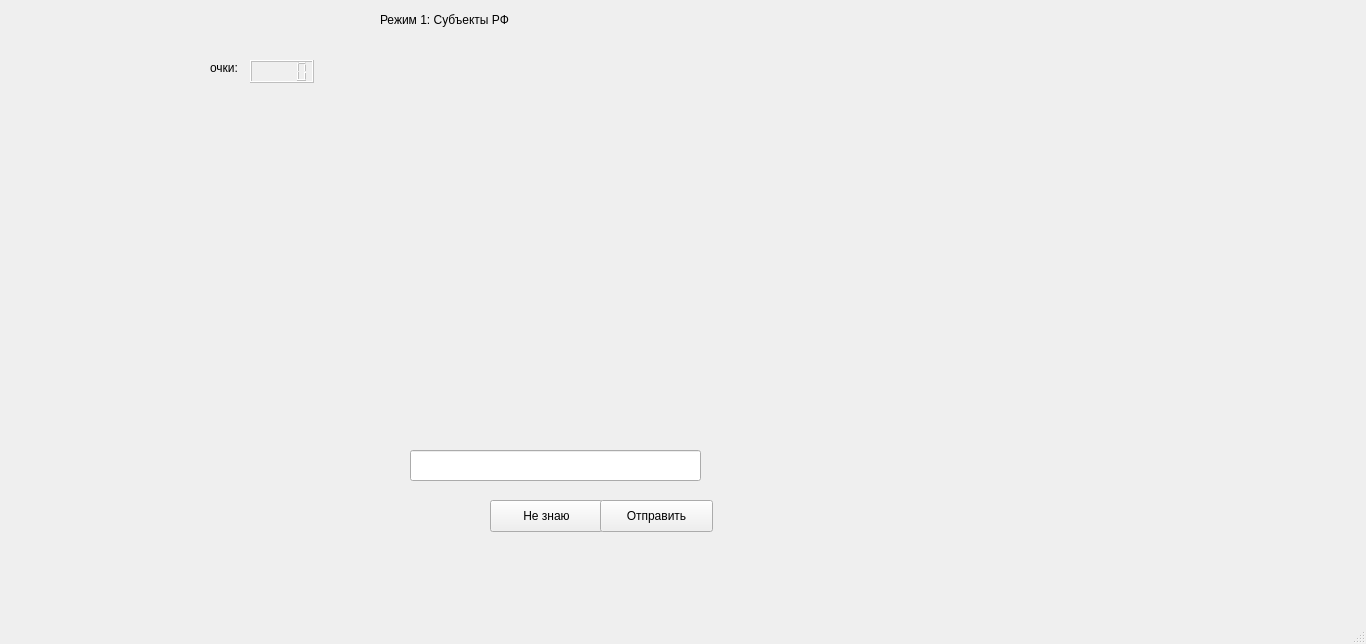
<?xml version="1.0" encoding="UTF-8"?>
<ui version="4.0">
 <class>MainWindow</class>
 <widget class="QMainWindow" name="MainWindow">
  <property name="geometry">
   <rect>
    <x>0</x>
    <y>0</y>
    <width>1366</width>
    <height>644</height>
   </rect>
  </property>
  <property name="windowTitle">
   <string>MainWindow</string>
  </property>
  <property name="animated">
   <bool>true</bool>
  </property>
  <widget class="QWidget" name="centralwidget">
   <layout class="QHBoxLayout" name="horizontalLayout">
    <property name="leftMargin">
     <number>0</number>
    </property>
    <property name="topMargin">
     <number>0</number>
    </property>
    <property name="rightMargin">
     <number>0</number>
    </property>
    <property name="bottomMargin">
     <number>0</number>
    </property>
    <item>
     <widget class="QStackedWidget" name="stackedWidget">
      <property name="currentIndex">
       <number>1</number>
      </property>
      <widget class="QWidget" name="page">
       <widget class="QLabel" name="mode_choice">
        <property name="geometry">
         <rect>
          <x>340</x>
          <y>150</y>
          <width>151</width>
          <height>31</height>
         </rect>
        </property>
        <property name="text">
         <string>Что будем отгадывать?</string>
        </property>
       </widget>
       <widget class="QWidget" name="verticalLayoutWidget">
        <property name="geometry">
         <rect>
          <x>330</x>
          <y>200</y>
          <width>160</width>
          <height>80</height>
         </rect>
        </property>
        <layout class="QVBoxLayout" name="verticalLayout">
         <item>
          <widget class="QRadioButton" name="russian_subjects">
           <property name="text">
            <string>Субъекты РФ</string>
           </property>
          </widget>
         </item>
         <item>
          <widget class="QRadioButton" name="europe_countries">
           <property name="text">
            <string>Страны Европы</string>
           </property>
          </widget>
         </item>
        </layout>
       </widget>
       <widget class="QPushButton" name="send_mode_choice">
        <property name="geometry">
         <rect>
          <x>390</x>
          <y>300</y>
          <width>113</width>
          <height>32</height>
         </rect>
        </property>
        <property name="text">
         <string>Отправить</string>
        </property>
       </widget>
      </widget>
      <widget class="QWidget" name="page_2">
       <widget class="QLabel" name="score">
        <property name="geometry">
         <rect>
          <x>210</x>
          <y>60</y>
          <width>59</width>
          <height>16</height>
         </rect>
        </property>
        <property name="text">
         <string>очки:</string>
        </property>
       </widget>
       <widget class="QPushButton" name="idk_1">
        <property name="geometry">
         <rect>
          <x>490</x>
          <y>500</y>
          <width>113</width>
          <height>32</height>
         </rect>
        </property>
        <property name="text">
         <string>Не знаю</string>
        </property>
       </widget>
       <widget class="QLineEdit" name="answer_1">
        <property name="enabled">
         <bool>true</bool>
        </property>
        <property name="geometry">
         <rect>
          <x>410</x>
          <y>450</y>
          <width>291</width>
          <height>31</height>
         </rect>
        </property>
       </widget>
       <widget class="QPushButton" name="send_rus">
        <property name="geometry">
         <rect>
          <x>600</x>
          <y>500</y>
          <width>113</width>
          <height>32</height>
         </rect>
        </property>
        <property name="text">
         <string>Отправить</string>
        </property>
       </widget>
       <widget class="QLCDNumber" name="score_lcd">
        <property name="enabled">
         <bool>false</bool>
        </property>
        <property name="geometry">
         <rect>
          <x>250</x>
          <y>60</y>
          <width>64</width>
          <height>23</height>
         </rect>
        </property>
       </widget>
       <widget class="QLabel" name="image">
        <property name="geometry">
         <rect>
          <x>260</x>
          <y>50</y>
          <width>541</width>
          <height>331</height>
         </rect>
        </property>
        <property name="text">
         <string/>
        </property>
       </widget>
       <widget class="QLabel" name="show_mode_rus">
        <property name="geometry">
         <rect>
          <x>380</x>
          <y>10</y>
          <width>191</width>
          <height>20</height>
         </rect>
        </property>
        <property name="text">
         <string>Режим 1: Субъекты РФ</string>
        </property>
       </widget>
       <widget class="QLabel" name="wrong_answer">
        <property name="geometry">
         <rect>
          <x>420</x>
          <y>540</y>
          <width>271</width>
          <height>20</height>
         </rect>
        </property>
        <property name="text">
         <string/>
        </property>
       </widget>
       <widget class="QLabel" name="ex_1">
        <property name="geometry">
         <rect>
          <x>420</x>
          <y>420</y>
          <width>281</width>
          <height>20</height>
         </rect>
        </property>
        <property name="text">
         <string/>
        </property>
       </widget>
      </widget>
      <widget class="QWidget" name="page_3">
       <widget class="QPushButton" name="idk_2">
        <property name="geometry">
         <rect>
          <x>520</x>
          <y>500</y>
          <width>113</width>
          <height>32</height>
         </rect>
        </property>
        <property name="text">
         <string>Не знаю</string>
        </property>
       </widget>
       <widget class="QPushButton" name="send_rus_2">
        <property name="geometry">
         <rect>
          <x>630</x>
          <y>500</y>
          <width>113</width>
          <height>32</height>
         </rect>
        </property>
        <property name="text">
         <string>Отправить</string>
        </property>
       </widget>
       <widget class="QLineEdit" name="answer_2">
        <property name="enabled">
         <bool>true</bool>
        </property>
        <property name="geometry">
         <rect>
          <x>440</x>
          <y>450</y>
          <width>291</width>
          <height>31</height>
         </rect>
        </property>
       </widget>
       <widget class="QLabel" name="score2">
        <property name="geometry">
         <rect>
          <x>180</x>
          <y>120</y>
          <width>59</width>
          <height>16</height>
         </rect>
        </property>
        <property name="text">
         <string>очки:</string>
        </property>
       </widget>
       <widget class="QLCDNumber" name="score_lcd_2">
        <property name="enabled">
         <bool>false</bool>
        </property>
        <property name="geometry">
         <rect>
          <x>220</x>
          <y>120</y>
          <width>64</width>
          <height>23</height>
         </rect>
        </property>
       </widget>
       <widget class="QLabel" name="show_mode_eur">
        <property name="geometry">
         <rect>
          <x>370</x>
          <y>20</y>
          <width>201</width>
          <height>16</height>
         </rect>
        </property>
        <property name="text">
         <string>Режим 2: Страны Европы</string>
        </property>
       </widget>
      </widget>
     </widget>
    </item>
   </layout>
  </widget>
  <widget class="QStatusBar" name="statusbar"/>
 </widget>
 <resources/>
 <connections/>
</ui>
